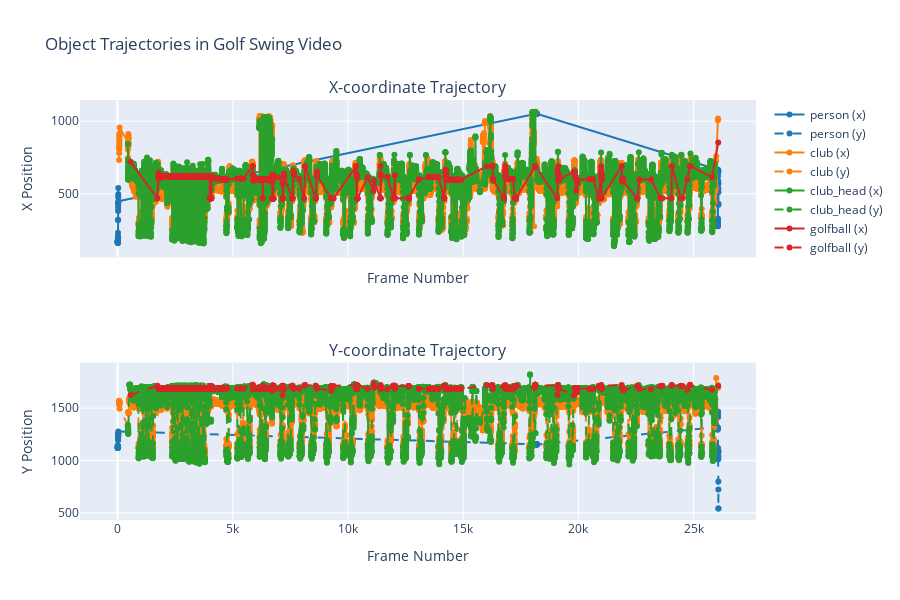

The cell this chart's notebook holds for it:
### Code cell
g.find_swing_intervals()

### Figure 1 — Plotly figure (JSON) as saved in the notebook; plotly's stock layout.template omitted (floating-point values rounded to 4 significant figures; data arrays with more than 128 entries replaced by an {"elided": "..."} marker saying what was removed)
{"data": [{"line": {"color": "#1f77b4"}, "mode": "lines+markers", "name": "person (x)", "type": "scatter", "x": [0, 1, 2, 3, 4, 15, 16, 17, 18, 19, 20, 21, 22, 23, 24, 25, 26, 27, 28, 30, 31, 32, 35, 18164, 18165, 18166, 18167, 18168, 18177, 18180, 18187, 18188, 18189, 18190, 18191, 18192, 18193, 18194, 26036, 26037, 26038, 26039, 26040, 26041, 26042, 26048, 26049, 26050, 26051, 26052, 26053, 26054, 26055, 26057, 26058, 26059, 26060, 26061, 26062, 26063, 26064, 26065, 26066, 26067, 26069, 26070, 26071, 26072, 26073, 26074, 26076], "xaxis": "x", "y": [167, 168.5, 171, 170.5, 179.5, 160, 167.5, 181, 191, 194.5, 209, 233, 321, 320.5, 382, 404.5, 425, 436.5, 439, 477, 497, 539.5, 448.5, 1052.0, 1052.0, 1052, 1052, 1052.0, 1052.0, 1052, 1052, 1052.0, 1052.0, 1052.0, 1052, 1052, 1052.0, 1052.0, 668, 651.5, 656.5, 636.5, 627, 614.5, 624.5, 310, 285, 277, 279, 306, 298, 320, 330, 294, 572.5, 582.5, 589, 587, 563, 510.5, 577.5, 572.5, 568, 567.5, 656.5, 664.5, 648.5, 512, 535, 432.5, 425.5], "yaxis": "y"}, {"line": {"color": "#1f77b4", "dash": "dash"}, "mode": "lines+markers", "name": "person (y)", "type": "scatter", "x": [0, 1, 2, 3, 4, 15, 16, 17, 18, 19, 20, 21, 22, 23, 24, 25, 26, 27, 28, 30, 31, 32, 35, 18164, 18165, 18166, 18167, 18168, 18177, 18180, 18187, 18188, 18189, 18190, 18191, 18192, 18193, 18194, 26036, 26037, 26038, 26039, 26040, 26041, 26042, 26048, 26049, 26050, 26051, 26052, 26053, 26054, 26055, 26057, 26058, 26059, 26060, 26061, 26062, 26063, 26064, 26065, 26066, 26067, 26069, 26070, 26071, 26072, 26073, 26074, 26076], "xaxis": "x2", "y": [1120, 1123, 1126.0, 1127, 1144.0, 1134.0, 1136.0, 1120.0, 1124, 1124, 1122.0, 1127, 1141, 1127, 1196, 1195, 1224.0, 1224.0, 1234.0, 1249, 1252, 1259, 1278, 1156.0, 1156, 1156.0, 1156.0, 1156.0, 1156.0, 1156.0, 1156, 1156.0, 1156.0, 1154.0, 1154, 1154.0, 1153, 1152, 1320, 1316.0, 1312.0, 1310.0, 1304.0, 1298.0, 1294.0, 1468.0, 1464.0, 1466.0, 1454.0, 1447, 1444.0, 1444.0, 1435, 1414, 1120.0, 1108, 1076, 1062.0, 1058.0, 1051, 1040.0, 1030.0, 1018.0, 1012.0, 1082.0, 1086.0, 1088.0, 800.5, 724, 543, 543], "yaxis": "y2"}, {"line": {"color": "#ff7f0e"}, "mode": "lines+markers", "name": "club (x)", "type": "scatter", "x": {"elided": "22159 int values"}, "xaxis": "x", "y": {"elided": "22159 float values"}, "yaxis": "y"}, {"line": {"color": "#ff7f0e", "dash": "dash"}, "mode": "lines+markers", "name": "club (y)", "type": "scatter", "x": {"elided": "22159 int values"}, "xaxis": "x2", "y": {"elided": "22159 float values"}, "yaxis": "y2"}, {"line": {"color": "#2ca02c"}, "mode": "lines+markers", "name": "club_head (x)", "type": "scatter", "x": {"elided": "16874 int values"}, "xaxis": "x", "y": {"elided": "16874 float values"}, "yaxis": "y"}, {"line": {"color": "#2ca02c", "dash": "dash"}, "mode": "lines+markers", "name": "club_head (y)", "type": "scatter", "x": {"elided": "16874 int values"}, "xaxis": "x2", "y": {"elided": "16874 float values"}, "yaxis": "y2"}, {"line": {"color": "#d62728"}, "mode": "lines+markers", "name": "golfball (x)", "type": "scatter", "x": {"elided": "2918 int values"}, "xaxis": "x", "y": {"elided": "2918 float values"}, "yaxis": "y"}, {"line": {"color": "#d62728", "dash": "dash"}, "mode": "lines+markers", "name": "golfball (y)", "type": "scatter", "x": {"elided": "2918 int values"}, "xaxis": "x2", "y": {"elided": "2918 float values"}, "yaxis": "y2"}], "layout": {"annotations": [{"font": {"size": 16}, "showarrow": false, "text": "X-coordinate Trajectory", "x": 0.5, "xanchor": "center", "xref": "paper", "y": 1, "yanchor": "bottom", "yref": "paper"}, {"font": {"size": 16}, "showarrow": false, "text": "Y-coordinate Trajectory", "x": 0.5, "xanchor": "center", "xref": "paper", "y": 0.375, "yanchor": "bottom", "yref": "paper"}], "height": 600, "title": {"text": "Object Trajectories in Golf Swing Video"}, "xaxis": {"anchor": "y", "domain": [0, 1], "matches": "x2", "showticklabels": false, "title": {"text": "Frame Number"}}, "xaxis2": {"anchor": "y2", "domain": [0, 1], "title": {"text": "Frame Number"}}, "yaxis": {"anchor": "x", "domain": [0.625, 1], "title": {"text": "X Position"}}, "yaxis2": {"anchor": "x2", "domain": [0, 0.375], "title": {"text": "Y Position"}}}}
